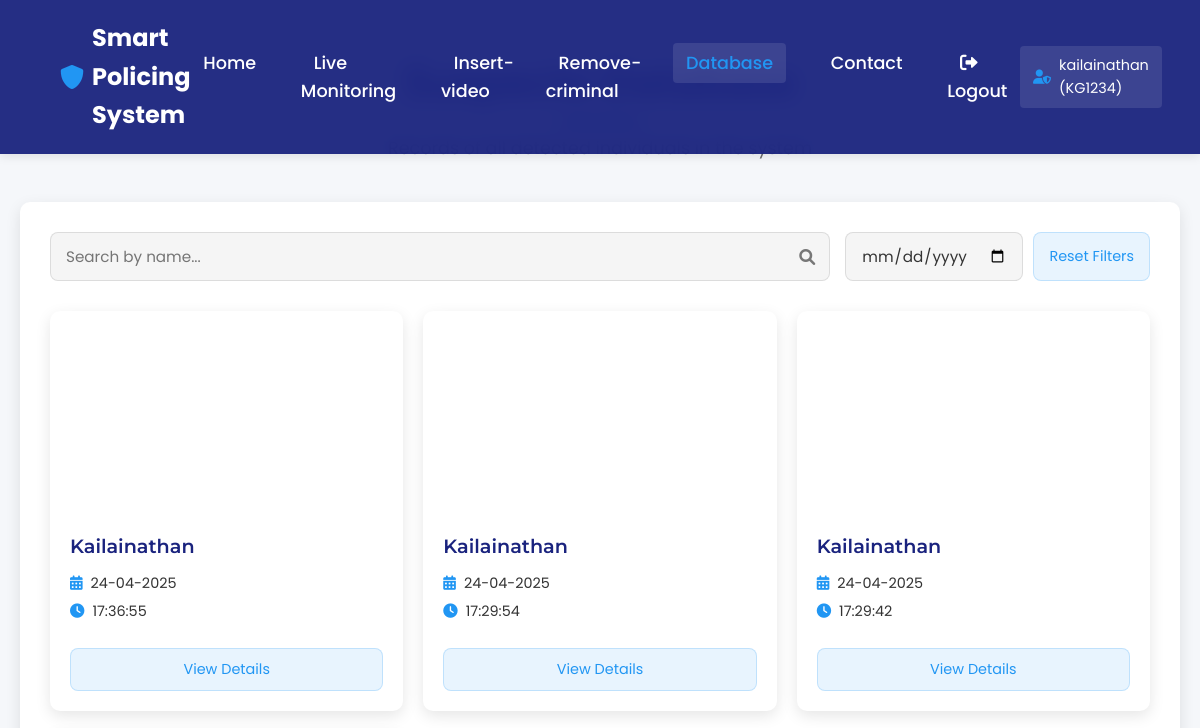
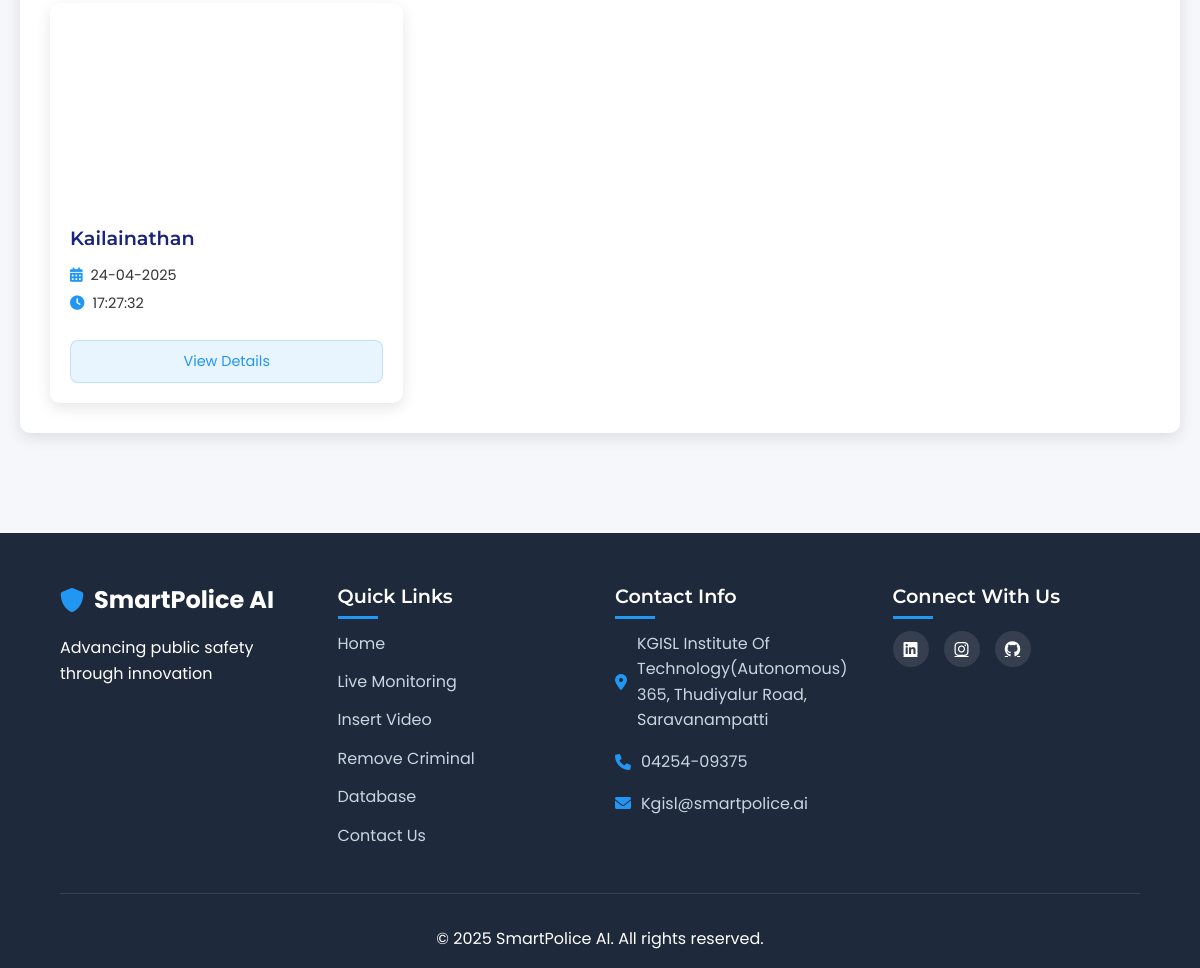
The page /suspects (signed in) on the database as committed earlier (2 pictures, top to bottom).
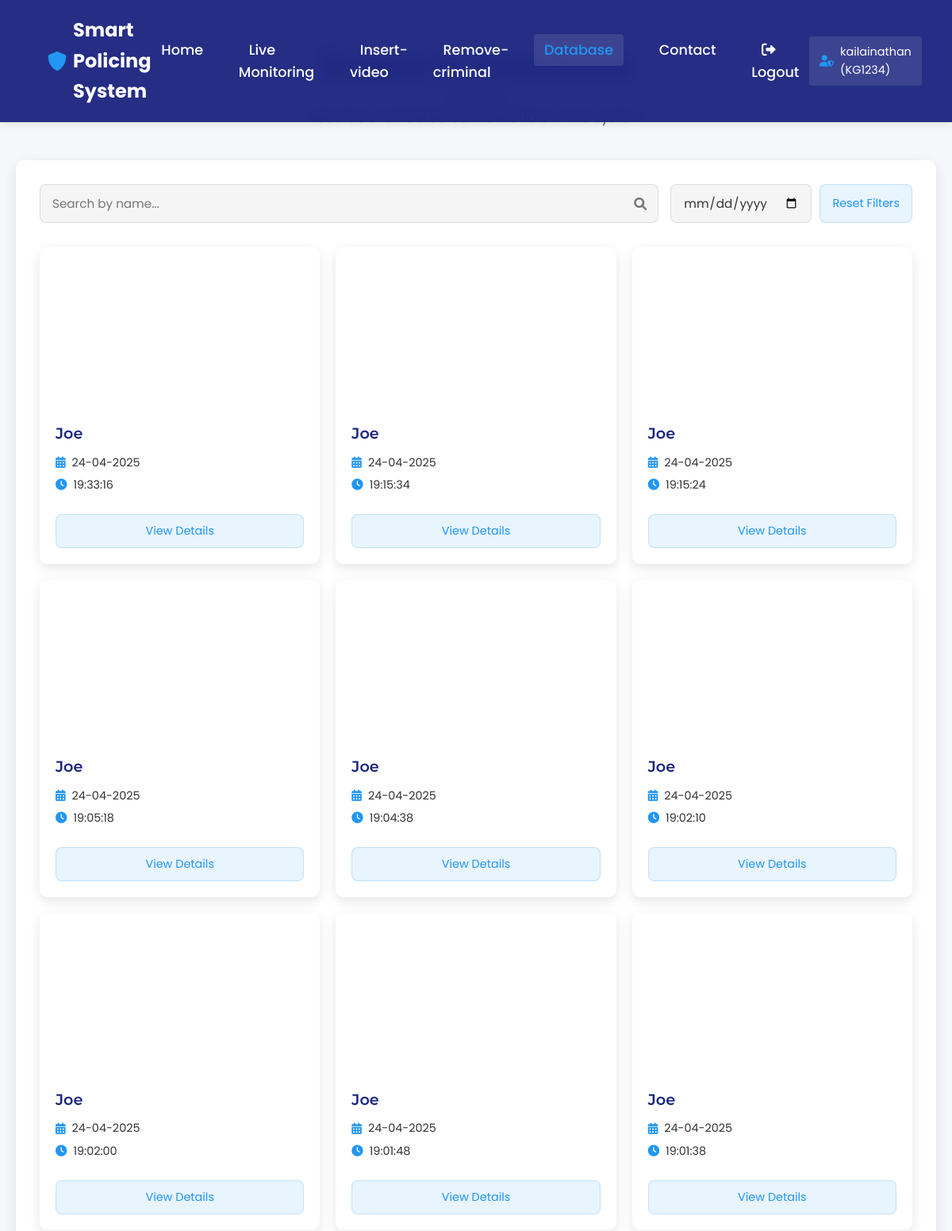
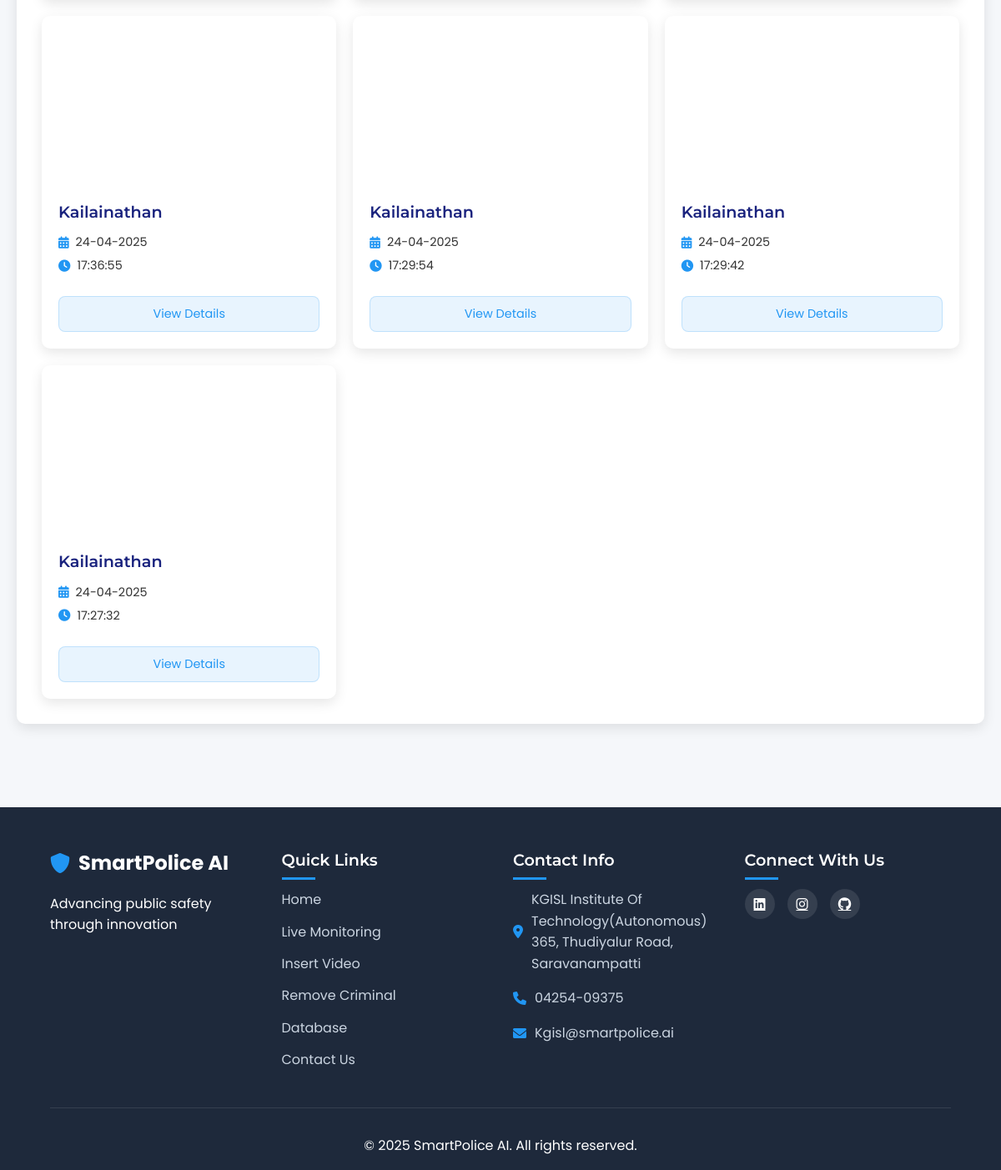
The same page on the database as committed later (2 pictures, top to bottom).
### app.py (models this page shows)
class Suspect(Base):
    __tablename__ = 'suspects'
    id = Column(Integer, primary_key=True)
    suspect_name = Column(String(100), nullable=False)
    image_path = Column(String(255), nullable=False)
    detected_time = Column(DateTime, nullable=False)
    created_at = Column(DateTime, default=datetime.utcnow)

### app.py (the view)
@app.route('/suspects')
def get_suspects():
    if 'badge_number' not in session:
        return redirect(url_for('login'))
    try:
        db = db_session()
        suspects = db.query(Suspect).order_by(Suspect.detected_time.desc()).all()
        suspects_with_images = []
        for suspect in suspects:
            suspect_dict = {
                'id': suspect.id,
                'suspect_name': suspect.suspect_name,
                'image_path': suspect.image_path,
                'detected_time': suspect.detected_time,
                'created_at': suspect.created_at
            }
            try:
                with open(suspect.image_path, 'rb') as img_file:
                    img_data = img_file.read()
                    suspect_dict['image_b64'] = base64.b64encode(img_data).decode('utf-8')
            except Exception as e:
                print(f"Error reading image file: {e}")
                suspect_dict['image_b64'] = ''
            suspects_with_images.append(suspect_dict)
        return render_template('suspects.html', suspects=suspects_with_images)
    except Exception as e:
        flash(f'Error retrieving suspects: {str(e)}', 'error')
        return redirect(url_for('landing'))
    finally:
        db.close()

### app.py (called while the page is built)
@app.teardown_appcontext
def shutdown_session(exception=None):
    db_session.remove()

### templates/suspects.html (shortened to what this page needs)
<!DOCTYPE html>
<html lang="en">
<head>
    <link rel="stylesheet" href="{{ url_for('static', filename='main.css') }}">
    <link href="https://cdnjs.cloudflare.com/ajax/libs/font-awesome/6.0.0/css/all.min.css" rel="stylesheet">
</head>
<body>
    <header>
        <nav class="glass-nav">
            <div class="logo">
                <i class="fas fa-shield-alt"></i>
                Smart Policing System
            </div>
            <ul class="nav-links">
                <li><a href="{{ url_for('landing') }}">Home</a></li>
                <li><a href="{{ url_for('live_mon') }}">Live Monitoring</a></li>
                <li><a href="{{ url_for('newcrim') }}">Insert-video</a></li>
                <li><a href="{{ url_for('delete_face') }}">Remove-criminal</a></li>
                <li><a href="{{ url_for('get_suspects') }}" class="active">Database</a></li>
                <li><a href="{{ url_for('contact') }}">Contact</a></li>
                <li><a href="{{ url_for('logout') }}"><i class="fas fa-sign-out-alt"></i> Logout</a></li>
            </ul>
            <div class="user-info">
                <i class="fas fa-user-shield"></i>
                <span>{{ session.full_name }} ({{ session.badge_number }})</span>
            </div>
        </nav>
    </header>
    <main class="container">
        <section class="page-header">
            <h1>Suspects Database</h1>
            <p>Records of all detected individuals in the system</p>
        </section>
        <section class="suspects-container">
            <div class="filter-controls">
                <div class="search-box">
                    <input type="text" id="suspectSearch" placeholder="Search by name...">
                    <i class="fas fa-search"></i>
                </div>
                <div class="date-filter">
                    <input type="date" id="dateFilter">
                    <button id="resetFilter" class="btn-reset">Reset Filters</button>
                </div>
            </div>
            {% if suspects %}
                <div class="suspects-grid">
                    {% for suspect in suspects %}
                        <div class="suspect-card">
                            <div class="suspect-image" style=""></div>
                            <div class="suspect-info">
                                <h3>{{ suspect.suspect_name }}</h3>
                                <p><i class="fas fa-calendar-alt"></i> {{ suspect.detected_time.strftime('%d-%m-%Y') }}</p>
                                <p><i class="fas fa-clock"></i> {{ suspect.detected_time.strftime('%H:%M:%S') }}</p>
                            </div>
                            <div class="suspect-actions">
                                <button class="btn-view" data-id="{{ suspect.id }}">View Details</button>
                            </div>
                        </div>
                    {% endfor %}
                </div>
            {% else %}
                <div class="no-suspects">
                    <i class="fas fa-exclamation-circle"></i>
                    <p>No suspects found in the database.</p>
                </div>
            {% endif %}
        </section>
    </main>
    <footer>
        <div class="footer-content">
            <div class="footer-section">
                <div class="footer-logo">
                    <i class="fas fa-shield-alt"></i>
                    SmartPolice AI
                </div>
                <p>Advancing public safety through innovation</p>
            </div>
            <div class="footer-links">
                <h3>Quick Links</h3>
                <ul>
                    <li><a href="{{ url_for('landing') }}">Home</a></li>
                    <li><a href="{{ url_for('live_mon') }}">Live Monitoring</a></li>
                    <li><a href="{{ url_for('newcrim') }}">Insert Video</a></li>
                    <li><a href="{{ url_for('delete_face') }}">Remove Criminal</a></li>
                    <li><a href="{{ url_for('get_suspects') }}">Database</a></li>
                    <li><a href="{{ url_for('contact') }}">Contact Us</a></li>
                </ul>
            </div>
            <div class="footer-contact">
                <h3>Contact Info</h3>
                <p><i class="fas fa-map-marker-alt"></i> KGISL Institute Of Technology(Autonomous) <br> 365, Thudiyalur Road, Saravanampatti</p>
                <p><i class="fas fa-phone"></i> 04254-09375</p>
                <p><i class="fas fa-envelope"></i> Kgisl@smartpolice.ai</p>
            </div>
            <div class="footer-social">
                <h3>Connect With Us</h3>
                <div class="social-icons">
                    <a href="https://www.linkedin.com/in/harini-m-aa6a78315?utm_source=share&utm_campaign=share_via&utm_content=profile&utm_medium=android_app"><i class="fab fa-linkedin"></i></a>
                    <a href="https://www.instagram.com/tech_trailblazers05?igsh=Z3Y3d2hjeDAycXg="><i class="fab fa-instagram"></i></a>
                    <a href="https://github.com/PYEXPO25/T080_TECHTRAILBLAZERS"><i class="fab fa-github"></i></a>
                </div>
            </div>
        </div>
        <div class="footer-bottom">
            <p>&copy; 2025 SmartPolice AI. All rights reserved.</p>
        </div>
    </footer>
</body>
</html>

Rows that differ between the two databases and show on the page:
added Suspect: suspect_name "Joe", detected_time "24-04-2025", detected_time "19:33:16"
added Suspect: suspect_name "Joe", detected_time "24-04-2025", detected_time "19:15:34"
added Suspect: suspect_name "Joe", detected_time "24-04-2025", detected_time "19:15:24"
added Suspect: suspect_name "Joe", detected_time "24-04-2025", detected_time "19:05:18"
added Suspect: suspect_name "Joe", detected_time "24-04-2025", detected_time "19:04:38"
added Suspect: suspect_name "Joe", detected_time "24-04-2025", detected_time "19:02:10"
added Suspect: suspect_name "Joe", detected_time "24-04-2025", detected_time "19:02:00"
added Suspect: suspect_name "Joe", detected_time "24-04-2025", detected_time "19:01:48"
added Suspect: suspect_name "Joe", detected_time "24-04-2025", detected_time "19:01:38"
